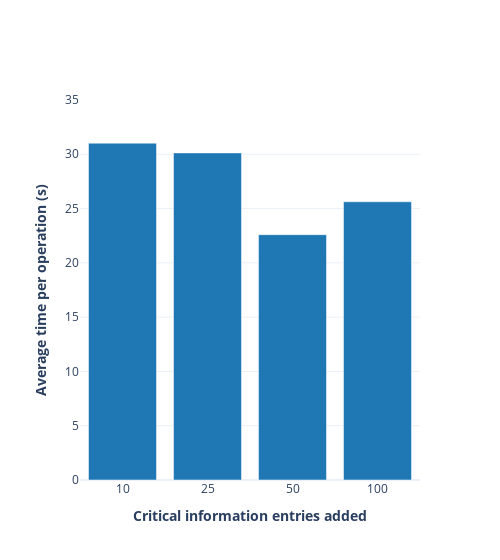

Notebook cell for this chart:
### Markdown cell above
### Adding anomalies

### Code cell
anomalies = [31.024, 30.128, 22.597, 25.627]

addCriticalInformation(anomalies)

### Figure 1 — Plotly figure (JSON) as saved in the notebook; plotly's stock layout.template omitted (floating-point values rounded to 4 significant figures)
{"data": [{"marker": {"color": "#1f77b4"}, "type": "bar", "x": ["10", "25", "50", "100"], "y": [31.02, 30.13, 22.6, 25.63]}], "layout": {"legend": {"orientation": "h", "y": 1.15}, "width": 500, "xaxis": {"title": {"text": "<b>Critical information entries added</b>"}, "type": "category"}, "yaxis": {"dtick": 5, "range": [0, 35], "tick0": 0, "title": {"text": "<b>Average time per operation (s)</b>"}}}}
